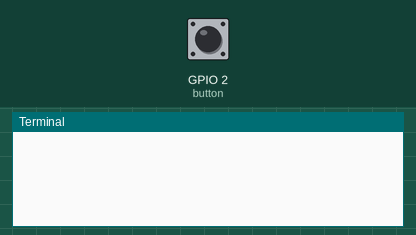
This program was run on a simulated Raspberry Pi (BCM pin numbers). Shown: the last lines printed to the terminal. The test bench sets the inputs (shaded band); at power-on: GPIO 2 (button) HIGH.

Above: at 1.2 s.
1.3 s: GPIO 2 (button) pulled LOW for 0.15 s
At 2.1 s:
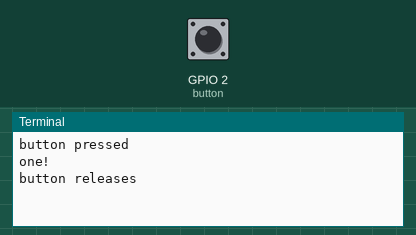
2.9 s: GPIO 2 (button) pulled LOW for 1 s
At 3.7 s:
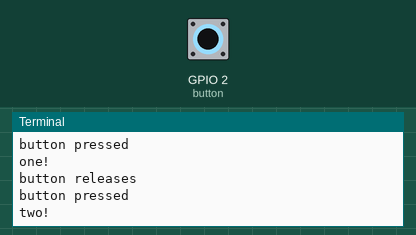
5.4 s: GPIO 2 (button) pulled LOW for 0.15 s
At 5.53 s:
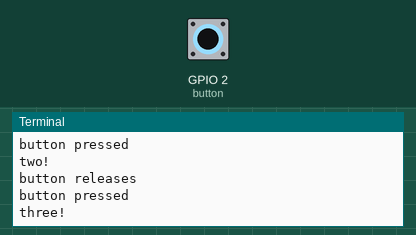
7.0 s: GPIO 2 (button) pulled LOW for 1 s
At 7.8 s:
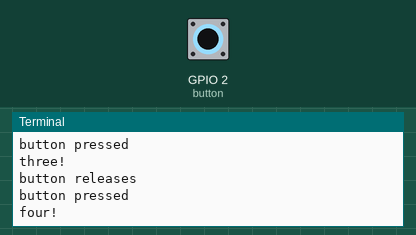
9.5 s: GPIO 2 (button) pulled LOW for 3.2 s
At 10.1 s:
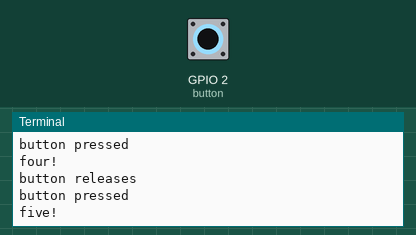
14.2 s: GPIO 2 (button) pulled LOW for 0.15 s
At 14.33 s:
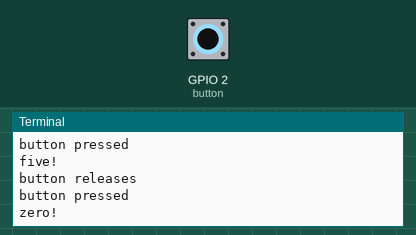

Measured:
- after the input at 1.3 s, the terminal: prints a new line at once (image 1)
- after the input at 2.9 s, the terminal: prints a new line at once (image 2)
- after the input at 5.4 s, the terminal: prints a new line at once (image 3)
- after the input at 7.0 s, the terminal: prints a new line at once (image 4)
- after the input at 9.5 s, the terminal: prints a new line at once (image 5)
- after the input at 14.2 s, the terminal: prints a new line at once (image 6)

The program:

button.py
```python
#!/usr/bin/env python3

from gpiozero import Button
from signal import pause

def zero():
    print("zero!")

def one():
    print("one!")

def two():
    print("two!")

def three():
    print("three!")

def four():
    print("four!")

def five():
    print("five!")

button = Button(2)


count = 0

option = {
    0 : zero,
    1 : one,
    2 : two,
    3 : three,
    4 : four,
    5 : five
}

while True:
    button.wait_for_press()
    print("button pressed")
    count += 1
    if count >= len(option):
        count = 0
    option[count]()
    button.wait_for_release()
    print("button releases")

pause()
```
